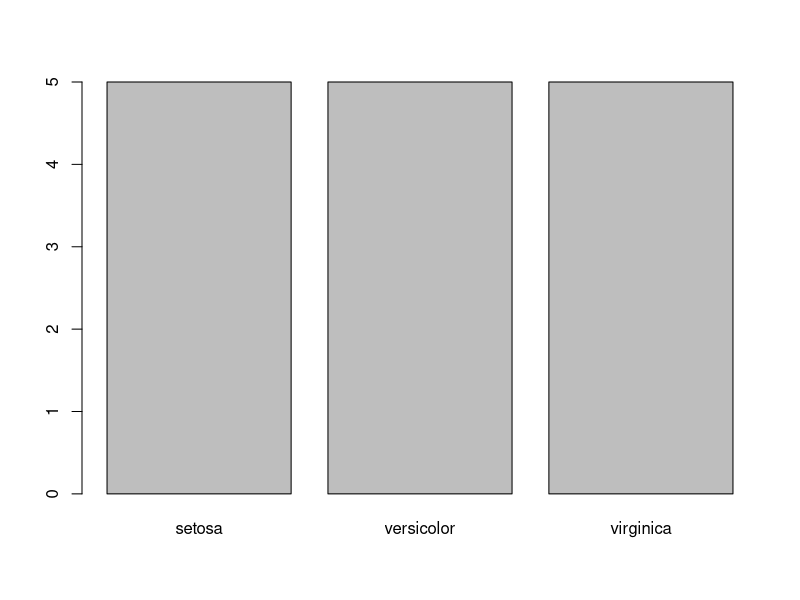

R code for this plot: (Note: this script raises an error after producing the figure.)
df <- data(iris) ##load data
head(iris) ## see the studcture

##Generate a random number that is 90% of the total number of rows in dataset.
ran <- sample(1:nrow(iris), 0.9 * nrow(iris)) 

##the normalization function is created
nor <-function(x) { (x -min(x))/(max(x)-min(x))   }

##Run nomalization on first 4 coulumns of dataset because they are the predictors
iris_norm <- as.data.frame(lapply(iris[,c(1,2,3,4)], nor))

summary(iris_norm)

##extract training set
iris_train <- iris_norm[ran,] 
##extract testing set
iris_test <- iris_norm[-ran,] 
##extract 5th column of train dataset because it will be used as 'cl' argument in knn function.
iris_target_category <- iris[ran,5]
##extract 5th column if test dataset to measure the accuracy
iris_test_category <- iris[-ran,5]
##load the package class
library(class)

##run knn function
pr <- knn(iris_train,iris_test,cl=iris_target_category,k=13)

##create confusion matrix
tab <- table(pr,iris_test_category)
print(tab)
##this function divides the correct predictions by total number of predictions that tell us how accurate teh model is.

accuracy <- function(x){sum(diag(x)/(sum(rowSums(x)))) * 100}

accuracy(tab)

plot(pr)
##--------------------------------
library(caret)
result <- confusionMatrix(predicted, realized, mode="prec_recall")
result
result$byClass["Precision"]
result$byClass["Recall"]
result$byClass["F1"]

#Ref https://towardsdatascience.com/k-nearest-neighbors-algorithm-with-examples-in-r-simply-explained-knn-1f2c88da405c
